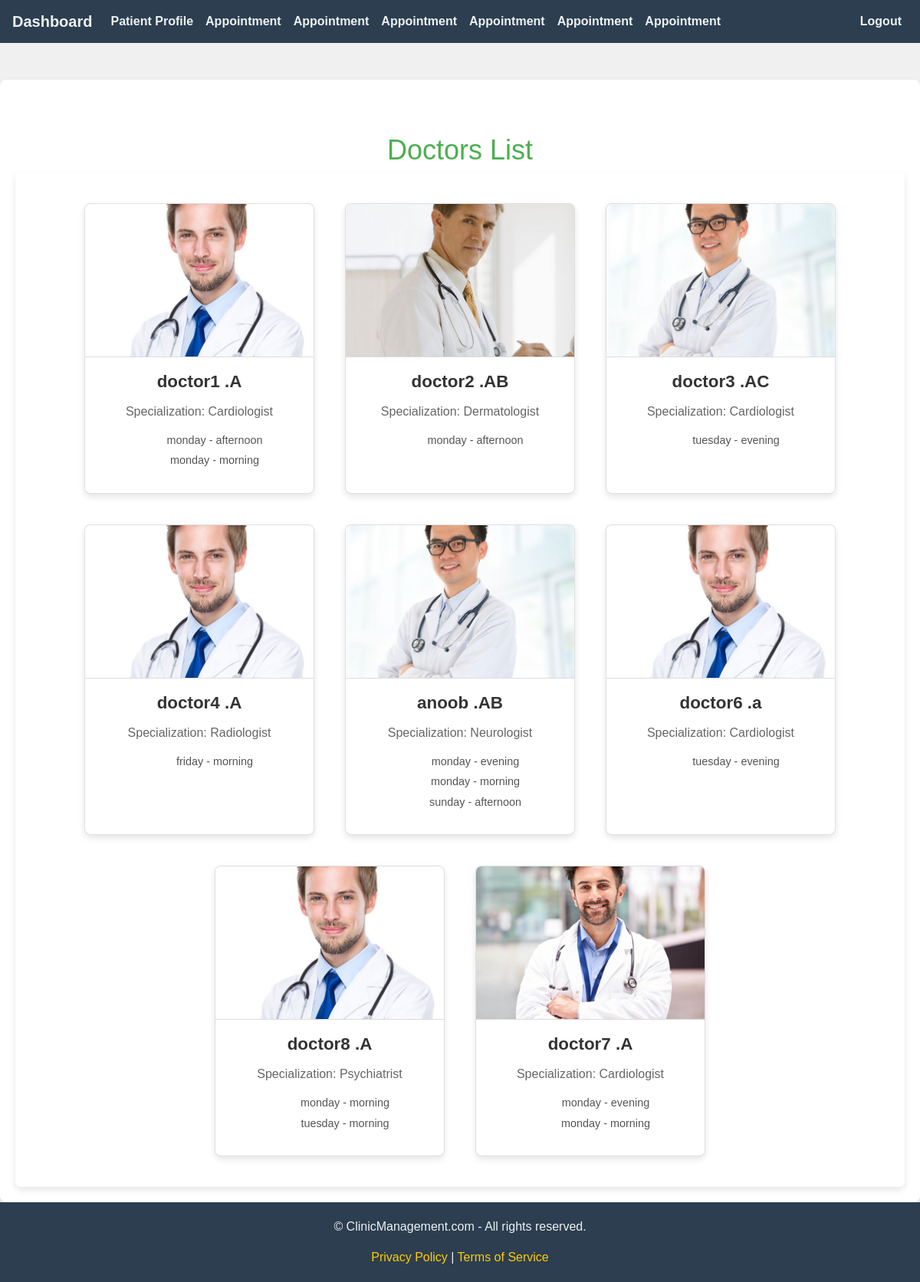
Before: /patient_home/ (signed in) with the older database file.
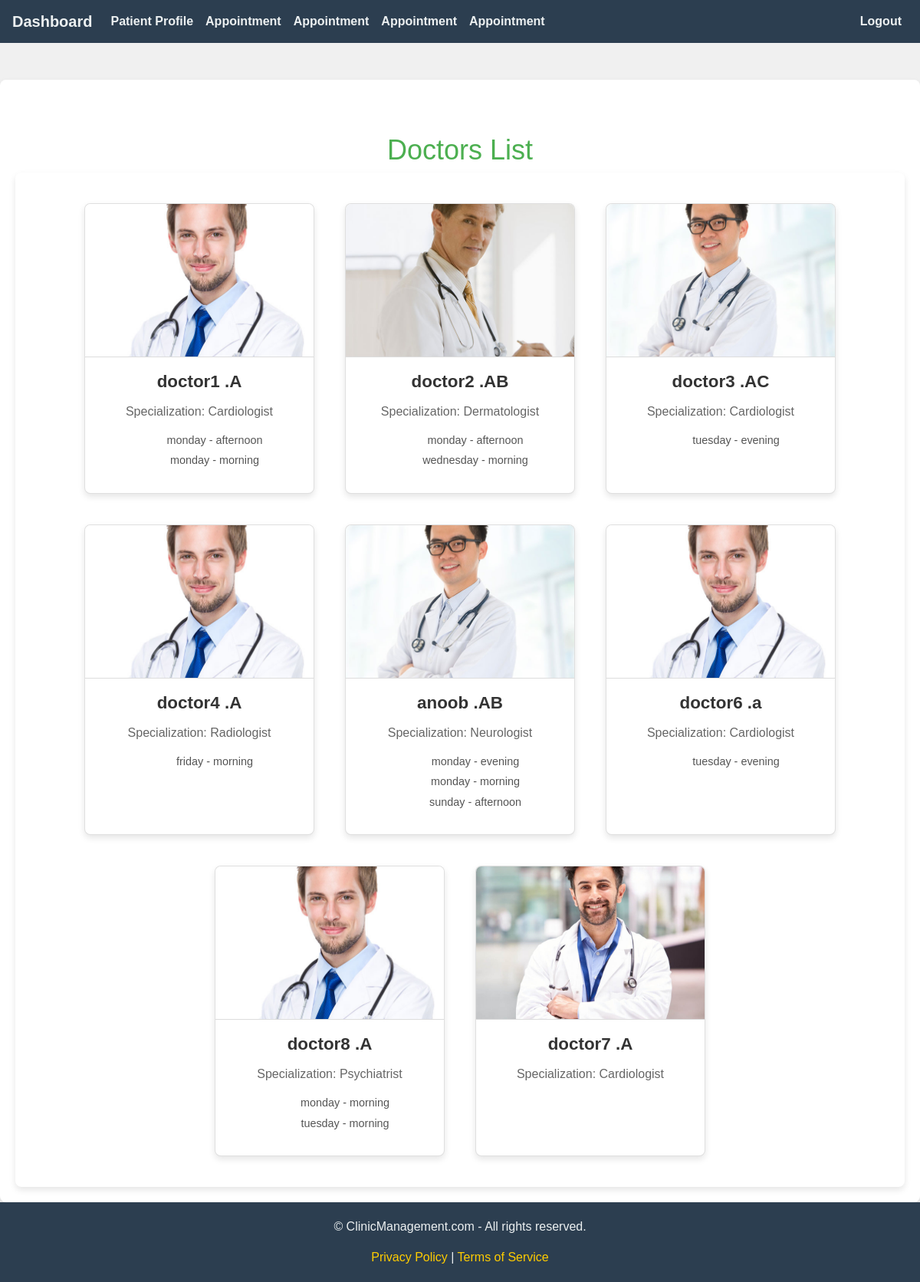
After: the same page with the newer database file.
### clinic_mgt_app/models.py (models this page shows, shortened)
class Appointment(models.Model):
    patient = models.ForeignKey(Patient, on_delete=models.CASCADE, related_name="appointments", limit_choices_to={'pat_user__role': 4})
    doctor = models.ForeignKey(Doctor, on_delete=models.CASCADE, related_name="doctor_appointments", limit_choices_to={'doctor_user__role': 3})
    schedule = models.ForeignKey(Schedule, on_delete=models.CASCADE)
    date = models.DateField(default=now)
    specialization = models.CharField(max_length=100, choices=Doctor.SPECIALIZATION_CHOICES, null=True)
    shift = models.CharField(max_length=40, null=True)
    token = models.PositiveIntegerField(editable=False, null=True)
    class Meta:
        unique_together = ('doctor', 'date', 'schedule', 'patient')

class Doctor(models.Model):
    SPECIALIZATION_CHOICES = [
        ('General Practitioner', 'General Practitioner'),
        ('Cardiologist', 'Cardiologist'),
        ('Dermatologist', 'Dermatologist'),
        ('Neurologist', 'Neurologist'),
        ('Orthopedic', 'Orthopedic'),
        ('Pediatrician', 'Pediatrician'),
        ('Psychiatrist', 'Psychiatrist'),
        ('Radiologist', 'Radiologist')
    ]
    doctor_user = models.ForeignKey(CustomUser,on_delete=models.CASCADE, null=True)
    first_name = models.CharField(max_length=100)
    last_name = models.CharField(max_length=100)
    specialization = models.CharField(max_length=100,choices=SPECIALIZATION_CHOICES)
    phone_number = models.CharField(max_length=15)
    image = models.ImageField(upload_to='image/',null=True)
    experience = models.PositiveIntegerField(help_text="Years of experience")
    clinic_address = models.TextField()
    created_at = models.DateTimeField(auto_now_add=True)
    updated_at = models.DateTimeField(auto_now=True)
    is_doctor = models.BooleanField(default=True)

class Schedule(models.Model):
    DAYS_OF_WEEK = [
        ('sunday', 'Sunday'),
        ('monday', 'Monday'),
        ('tuesday', 'Tuesday'),
        ('wednesday', 'Wednesday'),
        ('thursday', 'Thursday'),
        ('friday', 'Friday'),
        ('saturday', 'Saturday')
    ]
    SHIFTS = [
        ('morning', 'Morning'),
        ('afternoon', 'Afternoon'),
        ('evening', 'Evening'),
        ('night', 'Night'),
    ]
    specialization = models.CharField(max_length=100, choices=Doctor.SPECIALIZATION_CHOICES)
    doctor = models.ForeignKey(Doctor, on_delete=models.CASCADE, null=True)
    shifts = models.CharField(max_length=100,null=True ,choices=SHIFTS)
    day = models.CharField(max_length=9, choices=DAYS_OF_WEEK)
    class Meta:
        unique_together = ('doctor', 'day', 'shifts','specialization')

### clinic_mgt_app/views.py (the view)
# urls.py: path('patient_home/',views.patient_home,name='patient_home'),
@login_required
def patient_home(request):
    patient = Patient.objects.filter(pat_user=request.user).first()
    if not patient:
        return render(request, 'patient_profile_missing.html')
    appointments = Appointment.objects.filter(patient=patient).select_related('doctor', 'schedule')
    doctors = Doctor.objects.all()
    schedules = Schedule.objects.filter(doctor__in=doctors)
    context = {
        'patient': patient,
        'doctors': doctors,
        'schedules': schedules,
        'appointments': appointments,
    }
    return render(request, 'patient_home.html', context)

### clinic_mgt_app/templates/patient_home.html (shortened to what this page needs)
{% extends 'patient_base.html' %}
{% block content %}
<head>
</head>
<body>
    <h1>Doctors List</h1>
    <div class="container">
        {% if doctors %}
        {% for doctor in doctors %}
        <div class="card">
            {% if doctor.image %}
            <img src="{{ doctor.image.url }}" alt="{{ doctor.first_name }} {{ doctor.last_name }}">
            {% else %}
            <div style="height: 200px; display: flex; justify-content: center; align-items: center; background-color: #eee;">
                <p>No image available</p>
            </div>
            {% endif %}
            <div class="card-content">
                <div class="card-title">{{ doctor.first_name }} {{ doctor.last_name }}</div>
                <div class="card-text">Specialization: {{ doctor.specialization }}</div>
                <ul class="schedule-list">
                    {% for schedule in schedules %}
                        {% if schedule.doctor == doctor %}
                            <li>{{ schedule.day }} - {{ schedule.shifts }}</li>
                        {% endif %}
                    {% endfor %}
                </ul>
            </div>
        </div>
        {% endfor %}
        {% else %}
        <p>No doctors available at the moment.</p>
        {% endif %}
    </div>
</body>
{% endblock content %}

### clinic_mgt_app/templates/patient_base.html (shortened to what this page needs)
<!DOCTYPE html>
<html lang="en">
<head>
    <link rel="stylesheet" href="https://cdn.jsdelivr.net/npm/bootstrap@4.0.0/dist/css/bootstrap.min.css"
>
</head>
<body>
    <nav class="navbar navbar-expand-lg navbar-dark">
        <a class="navbar-brand" href="{% url 'patient_home' %}">Dashboard</a>
        <div class="collapse navbar-collapse" id="navbarSupportedContent">
            <ul class="navbar-nav mr-auto">
                <li class="nav-item active">
                    <a class="nav-link" href="{% url 'patient_detail' patient.pk %}">Patient Profile</a>
                </li>
                {% for appointment in appointments %}
                <li class="nav-item active">
                    <a class="nav-link" href="{% url 'appointment_detail' pk=appointment.pk %}">Appointment</a>
                </li>
                {% endfor %}
            </ul>
        </div>
        <div class="collapse navbar-collapse" id="navbarSupportedContent">
            <ul class="navbar-nav ml-auto">
                <li class="nav-item active">
                    <a class="nav-link" href="{% url 'logout' %}">Logout</a>
                </li>
            </ul>
        </div>
    </nav>
    <div class="container mt-5">
        {% block content %}
        {% endblock content %}
    </div>
    <footer class="footer text-center">
        <p>© ClinicManagement.com - All rights reserved.</p>
        <a href="#">Privacy Policy</a> | <a href="#">Terms of Service</a>
    </footer>
</body>
</html>

### clinic_mgt_app/templates/patient_base.html (style rules this page uses)
body { font-family: 'Arial', sans-serif; background-color: #f4f4f4; margin-top: 20px; }
.navbar { background-color: #2c3e50; }
.navbar-brand, .nav-link { color: #ecf0f1 !important; font-weight: 600; }
.footer { background-color: #2c3e50; color: #ecf0f1; padding: 20px 0; }
.footer a { color: #ffcc00; text-decoration: none; }
.container { background-color: white; border-radius: 8px; box-shadow: 0 4px 8px rgba(0, 0, 0, 0.1); padding: 40px; max-width: 800px; margin: 0 auto; }

### clinic_mgt_app/templates/patient_home.html (style rules this page uses)
body { font-family: Arial, sans-serif; background-color: #f0f0f0; background-size: cover; background-image: url(https://th.bing.com/th/id/R.261195e9273354b1f677b2c7254ec8e3?rik=Me9X7zfv1uQPVQ&riu=http%3a%2f%2fyesofcorsa.com%2fwp-content%2fuploads%2f2017%2f05%2fHospital-Best-Wallpaper.jpg&ehk=ia%2fu6w%2bCTtaPvNph8v26DLDiEgD7C2DabhfdPFKGqoE%3d&risl=1&pid=ImgRaw&r=0); background-position: center; background-repeat: no-repeat; background-attachment: fixed; background-size: cover; margin: 0; padding: 0; }
h1 { text-align: center; color: #4CAF50; font-size: 36px; margin-top: 50px; }
.container { max-width: 1200px; margin: 0 auto; padding: 20px; display: flex; flex-wrap: wrap; justify-content: center; }
.card { background-color: #fff; border-radius: 8px; box-shadow: 0 4px 8px rgba(0, 0, 0, 0.1); width: 300px; margin: 20px; overflow: hidden; transition: transform 0.3s ease, box-shadow 0.3s ease; }
.card img { width: 100%; height: 200px; object-fit: cover; border-bottom: 1px solid #ddd; }
.card-content { padding: 15px; text-align: center; }
.card-title { font-size: 1.4em; font-weight: bold; color: #333; margin-bottom: 10px; }
.card-text { color: #666; font-size: 1em; margin-bottom: 15px; }
.schedule-list { margin-top: 15px; font-size: 0.9em; color: #555; }
.schedule-list li { list-style: none; margin-bottom: 5px; }

Changed rows visible on the page:
removed Schedule: day "monday", shifts "evening", shown under Doctor "doctor7"
removed Schedule: day "monday", shifts "morning", shown under Doctor "doctor7"
added Schedule: day "wednesday", shifts "morning", shown under Doctor "doctor2"
